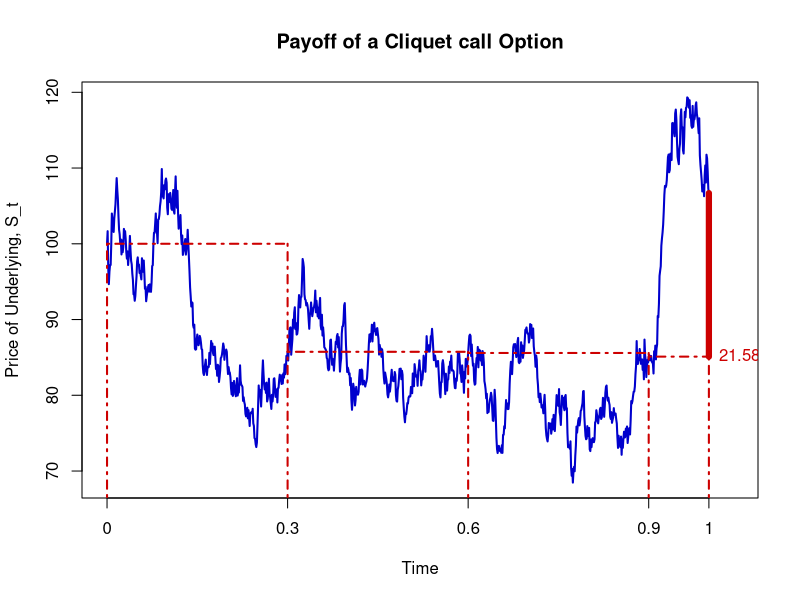

The R source for this figure:
#------------------------------------------------------------------------
# Book:         SFE4
# -----------------------------------------------------------------------
# Quantlet:     SFECliquetPayoff
# -----------------------------------------------------------------------
# Description:  SFECliquetPayoff calculates and plot the payoff of a
#               cliquet put/call option. When there is no reset points
#               this will generate the pay off graph of a European
#               put/call option.
#------------------------------------------------------------------------
# Usage:        -
#------------------------------------------------------------------------
#See also:      SFECliquetPrices
#------------------------------------------------------------------------
# Keywords:     plot, option, call, put, exotic-option, european-option
#------------------------------------------------------------------------
# Inputs:       S0, r, D, sigma, reset, typ
#------------------------------------------------------------------------
# Output:       A plot of simulated underlying with the payoff of the 
#               desired option type considered at the desired resets.
# -----------------------------------------------------------------------
# Example:      Plots are generated for the following parameter values:
#               S0 = 100, r = 0.3, D = 0.01, sigma = 0.5, 
#               reset = c(0.3, 0.6, 0.9), typ = "call"
#------------------------------------------------------------------------
# Author:       Weongi Woo, Thorsten Disser, 2015/12/20
#------------------------------------------------------------------------
########################################################################
# clear variables and close windows
rm(list = ls(all = TRUE))
graphics.off()

# Parameter Setting
S0    = 100                   # stock price at t = 0
K1    = S0
r     = 0.03                   # risk free interest rate
D     = 0.01                   # continuous dividend payment
b     = r - D                  # cost of carry
sigma = 0.5                # volatility
reset = c(0.3, 0.6, 0.9)   # c(0) for a European Option
typ   = "call"               # the possible alternative is "put"


########################################################################
# Simulating Underlying Price
Tn  = 1000
t   = (1:Tn)/Tn
dt  = t[2] - t[1]
Wt1 = rnorm(length(t), mean = 0, sd = 1)
Wt  = cumsum(Wt1)  # cumulative sum
St  = S0 * exp((r - 0.5 * sigma) * dt + sigma * sqrt(dt) * Wt)


########################################################################
# adding time 0 and 1
if (reset[1] != 0) {
    reset <- c(0, reset)
}

if (reset[length(reset)] != 1) {
    reset[length(reset) + 1] = 1
}

# Generating Strike Prices
for (i in 2:length(reset)) {
    assign(paste("K", i, sep = ""), St[(reset[i]) * 1000])
}
if (typ == "call") {
    for (i in 1:(length(reset) - 1)) {
        assign(paste("period", i, sep = ""), St[(reset[i + 1]) * 1000] - get(paste("K", i, sep = "")))
    }
} else {
    for (i in 1:(length(reset) - 1)) {
        assign(paste("period", i, sep = ""), get(paste("K", i, sep = "")) - St[(reset[i + 1]) * 1000])
    }
}

########################################################################
# Generating Plots 
#par(mar=c(2,4,4,9), xpd=FALSE)
par(mfrow = c(1, 1))
plot(c(0, t), c(S0, St), type = "l", col = "blue3", xlab = "Time", ylab = "Price of Underlying, S_t", xaxt = "n", lwd = 2, xlim = c(0, 1.04))
if (length(reset) == 2) {
    title(paste("Payoff of a European ", typ, " Option", sep = ""))
} else {
    title(paste("Payoff of a Cliquet ", typ, " Option", sep = ""))
}

axis(1, at = c(reset), label = c(reset))

for (i in 1:length(reset)) {
    lines(c(reset[i], reset[i]), c(0, get(paste("K", i, sep = ""))), lwd = 2, lty = "dotdash", col = "red3")
}

for (i in 1:(length(reset) - 1)) {
    lines(c(reset[i], reset[i + 1]), c(get(paste("K", i, sep = "")), get(paste("K", i, sep = ""))), lwd = 2, lty = "dotdash", col = "red3")
    if (get(paste("period", i, sep = "")) > 0) {
        lines(c(reset[i + 1], reset[i + 1]), c(get(paste("K", i, sep = "")), get(paste("K", i + 1, sep = ""))), lwd = 6, lty = "solid", col = "red3")
        text(reset[i + 1], get(paste("K", i, sep = "")), label = round(get(paste("period", i, sep = "")), digits = 2), pos = 4, cex = 1, col = "red3")
    } else {
        lines(c(reset[i + 1], reset[i + 1]), c(get(paste("K", i, sep = "")), get(paste("K", i + 1, sep = ""))), lwd = 2, lty = "dotdash", col = "red3")
    }
}

# legend par(fig=c(0, 1, 0, 1), oma=c(0, 0, 0, 0), mar=c(0, 0, 1, 1), new=TRUE) plot(0, 0, type='n', bty='n', xaxt='n', yaxt='n') legend('topright', c('St','B'),
# lty=c('solid','dotted'), seg.len=c(1,1), lwd=2, col=c('blue3','red3'), cex=0.7)
